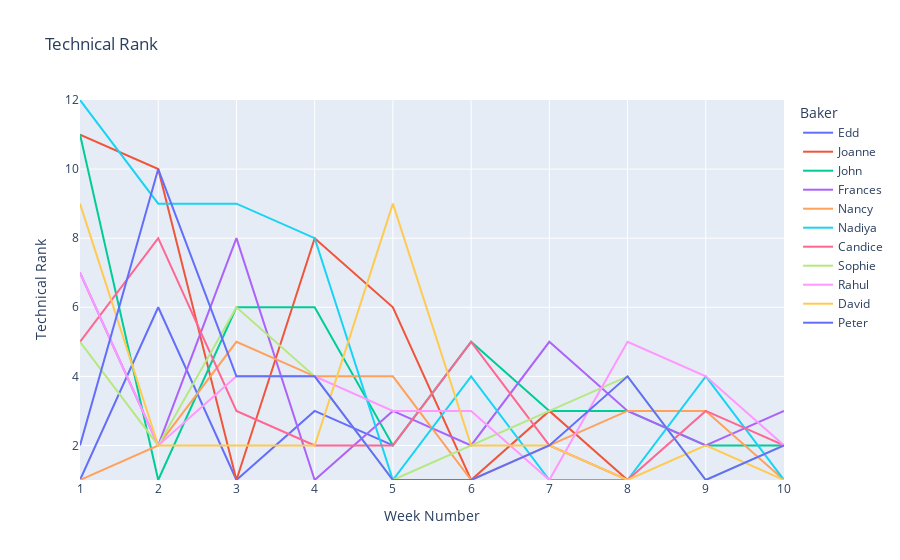

Notebook cell for this chart:
### Code cell
fig = px.line(winner_df, x="Week Number", y="Technical Rank", color='Baker', title="Technical Rank")
fig.update_layout(yaxis_range=[1,12])
fig.show()

### Figure 1 — Plotly figure (JSON) as saved in the notebook; plotly's stock layout.template omitted (floating-point values rounded to 4 significant figures)
{"data": [{"hovertemplate": "Baker=Edd<br>Week Number=%{x}<br>Technical Rank=%{y}<extra></extra>", "legendgroup": "Edd", "line": {"color": "#636efa", "dash": "solid"}, "mode": "lines", "name": "Edd", "orientation": "v", "showlegend": true, "type": "scatter", "x": [1, 2, 3, 4, 5, 6], "xaxis": "x", "y": [1, 6, 1, 3, 2, null], "yaxis": "y"}, {"hovertemplate": "Baker=Joanne<br>Week Number=%{x}<br>Technical Rank=%{y}<extra></extra>", "legendgroup": "Joanne", "line": {"color": "#EF553B", "dash": "solid"}, "mode": "lines", "name": "Joanne", "orientation": "v", "showlegend": true, "type": "scatter", "x": [1, 2, 3, 4, 5, 6, 7, 8], "xaxis": "x", "y": [11, 10, 1, 8, 6, 1, 3, 1], "yaxis": "y"}, {"hovertemplate": "Baker=John<br>Week Number=%{x}<br>Technical Rank=%{y}<extra></extra>", "legendgroup": "John", "line": {"color": "#00cc96", "dash": "solid"}, "mode": "lines", "name": "John", "orientation": "v", "showlegend": true, "type": "scatter", "x": [1, 2, 3, 4, 5, 6, 7, 8, 9, 10], "xaxis": "x", "y": [11, 1, 6, 6, 2, 5, 3, 3, 2, 2], "yaxis": "y"}, {"hovertemplate": "Baker=Frances<br>Week Number=%{x}<br>Technical Rank=%{y}<extra></extra>", "legendgroup": "Frances", "line": {"color": "#ab63fa", "dash": "solid"}, "mode": "lines", "name": "Frances", "orientation": "v", "showlegend": true, "type": "scatter", "x": [1, 2, 3, 4, 5, 6, 7, 8, 9, 10], "xaxis": "x", "y": [7, 2, 8, 1, 3, 2, 5, 3, 2, 3], "yaxis": "y"}, {"hovertemplate": "Baker=Nancy<br>Week Number=%{x}<br>Technical Rank=%{y}<extra></extra>", "legendgroup": "Nancy", "line": {"color": "#FFA15A", "dash": "solid"}, "mode": "lines", "name": "Nancy", "orientation": "v", "showlegend": true, "type": "scatter", "x": [1, 2, 3, 4, 5, 6, 7, 8, 9, 10], "xaxis": "x", "y": [1, 2, 5, 4, 4, 1, 2, 3, 3, 1], "yaxis": "y"}, {"hovertemplate": "Baker=Nadiya<br>Week Number=%{x}<br>Technical Rank=%{y}<extra></extra>", "legendgroup": "Nadiya", "line": {"color": "#19d3f3", "dash": "solid"}, "mode": "lines", "name": "Nadiya", "orientation": "v", "showlegend": true, "type": "scatter", "x": [1, 2, 3, 4, 5, 6, 7, 8, 9, 10], "xaxis": "x", "y": [12, 9, 9, 8, 1, 4, 1, 1, 4, 1], "yaxis": "y"}, {"hovertemplate": "Baker=Candice<br>Week Number=%{x}<br>Technical Rank=%{y}<extra></extra>", "legendgroup": "Candice", "line": {"color": "#FF6692", "dash": "solid"}, "mode": "lines", "name": "Candice", "orientation": "v", "showlegend": true, "type": "scatter", "x": [1, 2, 3, 4, 5, 6, 7, 8, 9, 10], "xaxis": "x", "y": [5, 8, 3, 2, 2, 5, 2, 1, 3, 2], "yaxis": "y"}, {"hovertemplate": "Baker=Sophie<br>Week Number=%{x}<br>Technical Rank=%{y}<extra></extra>", "legendgroup": "Sophie", "line": {"color": "#B6E880", "dash": "solid"}, "mode": "lines", "name": "Sophie", "orientation": "v", "showlegend": true, "type": "scatter", "x": [1, 2, 3, 4, 5, 6, 7, 8, 9, 10], "xaxis": "x", "y": [5, 2, 6, 4, 1, 2, 3, 4, 1, 2], "yaxis": "y"}, {"hovertemplate": "Baker=Rahul<br>Week Number=%{x}<br>Technical Rank=%{y}<extra></extra>", "legendgroup": "Rahul", "line": {"color": "#FF97FF", "dash": "solid"}, "mode": "lines", "name": "Rahul", "orientation": "v", "showlegend": true, "type": "scatter", "x": [1, 2, 3, 4, 5, 6, 7, 8, 9, 10], "xaxis": "x", "y": [7, 2, 4, 4, 3, 3, 1, 5, 4, 2], "yaxis": "y"}, {"hovertemplate": "Baker=David<br>Week Number=%{x}<br>Technical Rank=%{y}<extra></extra>", "legendgroup": "David", "line": {"color": "#FECB52", "dash": "solid"}, "mode": "lines", "name": "David", "orientation": "v", "showlegend": true, "type": "scatter", "x": [1, 2, 3, 4, 5, 6, 7, 8, 9, 10], "xaxis": "x", "y": [9, 2, 2, 2, 9, 2, 2, 1, 2, 1], "yaxis": "y"}, {"hovertemplate": "Baker=Peter<br>Week Number=%{x}<br>Technical Rank=%{y}<extra></extra>", "legendgroup": "Peter", "line": {"color": "#636efa", "dash": "solid"}, "mode": "lines", "name": "Peter", "orientation": "v", "showlegend": true, "type": "scatter", "x": [1, 2, 3, 4, 5, 6, 7, 8, 9, 10], "xaxis": "x", "y": [2, 10, 4, 4, 1, 1, 2, 4, 1, 2], "yaxis": "y"}], "layout": {"legend": {"title": {"text": "Baker"}, "tracegroupgap": 0}, "title": {"text": "Technical Rank"}, "xaxis": {"anchor": "y", "domain": [0, 1], "title": {"text": "Week Number"}}, "yaxis": {"anchor": "x", "domain": [0, 1], "range": [1, 12], "title": {"text": "Technical Rank"}}}}
